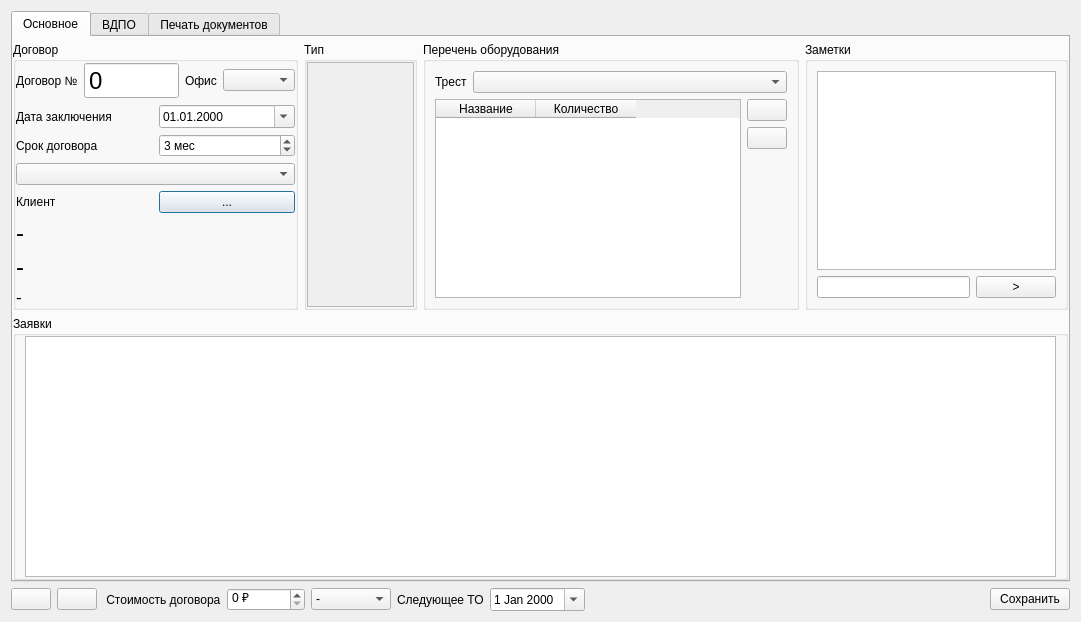
<?xml version="1.0" encoding="UTF-8"?>
<ui version="4.0">
 <class>AgreementDialog</class>
 <widget class="QDialog" name="AgreementDialog">
  <property name="geometry">
   <rect>
    <x>0</x>
    <y>0</y>
    <width>1081</width>
    <height>622</height>
   </rect>
  </property>
  <property name="windowTitle">
   <string>Новый договор</string>
  </property>
  <layout class="QVBoxLayout" name="verticalLayout_4">
   <item>
    <widget class="QTabWidget" name="tabWidget">
     <property name="minimumSize">
      <size>
       <width>0</width>
       <height>200</height>
      </size>
     </property>
     <property name="currentIndex">
      <number>0</number>
     </property>
     <widget class="QWidget" name="tab_main">
      <attribute name="title">
       <string>Основное</string>
      </attribute>
      <layout class="QVBoxLayout" name="verticalLayout_9">
       <property name="leftMargin">
        <number>0</number>
       </property>
       <property name="topMargin">
        <number>5</number>
       </property>
       <property name="rightMargin">
        <number>0</number>
       </property>
       <property name="bottomMargin">
        <number>0</number>
       </property>
       <item>
        <layout class="QHBoxLayout" name="horizontalLayout_12" stretch="5,3,10,7">
         <item>
          <widget class="QGroupBox" name="agreementGroupBox">
           <property name="title">
            <string>Договор</string>
           </property>
           <layout class="QHBoxLayout" name="horizontalLayout_8">
            <property name="leftMargin">
             <number>0</number>
            </property>
            <property name="topMargin">
             <number>0</number>
            </property>
            <property name="rightMargin">
             <number>0</number>
            </property>
            <property name="bottomMargin">
             <number>0</number>
            </property>
            <item>
             <layout class="QVBoxLayout" name="verticalLayout">
              <item>
               <layout class="QHBoxLayout" name="horizontalLayout">
                <item>
                 <widget class="QLabel" name="numberLabel">
                  <property name="text">
                   <string>Договор №</string>
                  </property>
                 </widget>
                </item>
                <item>
                 <widget class="QSpinBox" name="numberSpinBox">
                  <property name="font">
                   <font>
                    <pointsize>18</pointsize>
                   </font>
                  </property>
                  <property name="readOnly">
                   <bool>false</bool>
                  </property>
                  <property name="buttonSymbols">
                   <enum>QAbstractSpinBox::NoButtons</enum>
                  </property>
                  <property name="keyboardTracking">
                   <bool>false</bool>
                  </property>
                  <property name="maximum">
                   <number>1999999999</number>
                  </property>
                 </widget>
                </item>
                <item>
                 <widget class="QLabel" name="officeLabel">
                  <property name="text">
                   <string>Офис</string>
                  </property>
                 </widget>
                </item>
                <item>
                 <widget class="QComboBox" name="officeComboBox"/>
                </item>
               </layout>
              </item>
              <item>
               <layout class="QHBoxLayout" name="horizontalLayout_3">
                <item>
                 <widget class="QLabel" name="startDateLabel">
                  <property name="text">
                   <string>Дата заключения</string>
                  </property>
                 </widget>
                </item>
                <item>
                 <widget class="QDateEdit" name="startDateEdit">
                  <property name="displayFormat">
                   <string>dd.MM.yyyy</string>
                  </property>
                  <property name="calendarPopup">
                   <bool>true</bool>
                  </property>
                 </widget>
                </item>
               </layout>
              </item>
              <item>
               <layout class="QHBoxLayout" name="horizontalLayout_4">
                <item>
                 <widget class="QLabel" name="timeLimitLabel">
                  <property name="text">
                   <string>Срок договора</string>
                  </property>
                 </widget>
                </item>
                <item>
                 <widget class="QSpinBox" name="timeLimitSpinBox">
                  <property name="suffix">
                   <string> мес</string>
                  </property>
                  <property name="minimum">
                   <number>0</number>
                  </property>
                  <property name="singleStep">
                   <number>3</number>
                  </property>
                  <property name="value">
                   <number>3</number>
                  </property>
                 </widget>
                </item>
               </layout>
              </item>
              <item>
               <widget class="QComboBox" name="statusComboBox"/>
              </item>
              <item>
               <layout class="QHBoxLayout" name="horizontalLayout_6">
                <item>
                 <widget class="QLabel" name="clientLabel">
                  <property name="text">
                   <string>Клиент</string>
                  </property>
                 </widget>
                </item>
                <item>
                 <widget class="QPushButton" name="clientPushButton">
                  <property name="text">
                   <string>...</string>
                  </property>
                 </widget>
                </item>
               </layout>
              </item>
              <item>
               <widget class="QLabel" name="clientPhone1Label">
                <property name="font">
                 <font>
                  <pointsize>18</pointsize>
                 </font>
                </property>
                <property name="text">
                 <string>-</string>
                </property>
               </widget>
              </item>
              <item>
               <widget class="QLabel" name="clientPhone2Label">
                <property name="font">
                 <font>
                  <pointsize>18</pointsize>
                 </font>
                </property>
                <property name="text">
                 <string>-</string>
                </property>
               </widget>
              </item>
              <item>
               <widget class="QLabel" name="clientAddressLabel">
                <property name="font">
                 <font>
                  <pointsize>13</pointsize>
                 </font>
                </property>
                <property name="text">
                 <string>-</string>
                </property>
                <property name="wordWrap">
                 <bool>true</bool>
                </property>
               </widget>
              </item>
             </layout>
            </item>
           </layout>
          </widget>
         </item>
         <item>
          <widget class="QGroupBox" name="typeGroupBox">
           <property name="title">
            <string>Тип</string>
           </property>
           <layout class="QVBoxLayout" name="verticalLayout_15">
            <property name="leftMargin">
             <number>0</number>
            </property>
            <property name="topMargin">
             <number>0</number>
            </property>
            <property name="rightMargin">
             <number>0</number>
            </property>
            <property name="bottomMargin">
             <number>0</number>
            </property>
            <item>
             <widget class="QScrollArea" name="typeScrollArea">
              <property name="widgetResizable">
               <bool>true</bool>
              </property>
              <widget class="QWidget" name="scrollAreaWidgetContents_2">
               <property name="geometry">
                <rect>
                 <x>0</x>
                 <y>0</y>
                 <width>89</width>
                 <height>273</height>
                </rect>
               </property>
               <layout class="QVBoxLayout" name="typeVerticalLayout"/>
              </widget>
             </widget>
            </item>
           </layout>
          </widget>
         </item>
         <item>
          <widget class="QGroupBox" name="devicesGroupBox">
           <property name="title">
            <string>Перечень оборудования</string>
           </property>
           <layout class="QVBoxLayout" name="verticalLayout_10">
            <item>
             <layout class="QHBoxLayout" name="horizontalLayout_7">
              <item>
               <widget class="QLabel" name="trestLabel">
                <property name="text">
                 <string>Трест</string>
                </property>
               </widget>
              </item>
              <item>
               <widget class="QComboBox" name="trestComboBox">
                <property name="sizePolicy">
                 <sizepolicy hsizetype="Expanding" vsizetype="Fixed">
                  <horstretch>0</horstretch>
                  <verstretch>0</verstretch>
                 </sizepolicy>
                </property>
               </widget>
              </item>
             </layout>
            </item>
            <item>
             <layout class="QHBoxLayout" name="horizontalLayout_5">
              <item>
               <widget class="QTableWidget" name="deviceTableWidget">
                <property name="selectionBehavior">
                 <enum>QAbstractItemView::SelectRows</enum>
                </property>
                <property name="verticalScrollMode">
                 <enum>QAbstractItemView::ScrollPerPixel</enum>
                </property>
                <property name="horizontalScrollMode">
                 <enum>QAbstractItemView::ScrollPerPixel</enum>
                </property>
                <property name="columnCount">
                 <number>2</number>
                </property>
                <column>
                 <property name="text">
                  <string>Название</string>
                 </property>
                </column>
                <column>
                 <property name="text">
                  <string>Количество</string>
                 </property>
                </column>
               </widget>
              </item>
              <item>
               <layout class="QVBoxLayout" name="verticalLayout_3">
                <item>
                 <widget class="QPushButton" name="addDevicePushButton">
                  <property name="maximumSize">
                   <size>
                    <width>50</width>
                    <height>50</height>
                   </size>
                  </property>
                  <property name="text">
                   <string/>
                  </property>
                  <property name="icon">
                   <iconset resource="kcrm.qrc">
                    <normaloff>:/images/DocumentAdd.png</normaloff>:/images/DocumentAdd.png</iconset>
                  </property>
                  <property name="iconSize">
                   <size>
                    <width>32</width>
                    <height>32</height>
                   </size>
                  </property>
                 </widget>
                </item>
                <item>
                 <widget class="QPushButton" name="removeDevicePushButton">
                  <property name="maximumSize">
                   <size>
                    <width>50</width>
                    <height>50</height>
                   </size>
                  </property>
                  <property name="text">
                   <string/>
                  </property>
                  <property name="icon">
                   <iconset resource="kcrm.qrc">
                    <normaloff>:/images/trash32.png</normaloff>:/images/trash32.png</iconset>
                  </property>
                  <property name="iconSize">
                   <size>
                    <width>32</width>
                    <height>32</height>
                   </size>
                  </property>
                 </widget>
                </item>
                <item>
                 <spacer name="verticalSpacer">
                  <property name="orientation">
                   <enum>Qt::Vertical</enum>
                  </property>
                  <property name="sizeHint" stdset="0">
                   <size>
                    <width>20</width>
                    <height>40</height>
                   </size>
                  </property>
                 </spacer>
                </item>
               </layout>
              </item>
             </layout>
            </item>
           </layout>
          </widget>
         </item>
         <item>
          <widget class="QGroupBox" name="messagesGroupBox">
           <property name="title">
            <string>Заметки</string>
           </property>
           <layout class="QVBoxLayout" name="verticalLayout_7">
            <item>
             <widget class="QTableView" name="messagesTableView">
              <property name="selectionBehavior">
               <enum>QAbstractItemView::SelectRows</enum>
              </property>
             </widget>
            </item>
            <item>
             <layout class="QHBoxLayout" name="horizontalLayout_10">
              <item>
               <widget class="QLineEdit" name="newMessageLineEdit"/>
              </item>
              <item>
               <widget class="QPushButton" name="newMessagePushButton">
                <property name="text">
                 <string>&gt;</string>
                </property>
               </widget>
              </item>
             </layout>
            </item>
           </layout>
          </widget>
         </item>
        </layout>
       </item>
       <item>
        <widget class="QGroupBox" name="requestsGroupBox">
         <property name="title">
          <string>Заявки</string>
         </property>
         <layout class="QVBoxLayout" name="verticalLayout_2">
          <property name="topMargin">
           <number>0</number>
          </property>
          <property name="bottomMargin">
           <number>0</number>
          </property>
          <item>
           <widget class="QTableView" name="requestsTableView">
            <property name="toolTip">
             <string>Заявки</string>
            </property>
            <property name="selectionBehavior">
             <enum>QAbstractItemView::SelectRows</enum>
            </property>
            <property name="verticalScrollMode">
             <enum>QAbstractItemView::ScrollPerPixel</enum>
            </property>
            <property name="horizontalScrollMode">
             <enum>QAbstractItemView::ScrollPerPixel</enum>
            </property>
           </widget>
          </item>
         </layout>
        </widget>
       </item>
      </layout>
     </widget>
     <widget class="QWidget" name="tab_VDPO">
      <attribute name="title">
       <string>ВДПО</string>
      </attribute>
      <layout class="QVBoxLayout" name="verticalLayout_6" stretch="0">
       <property name="leftMargin">
        <number>0</number>
       </property>
       <property name="topMargin">
        <number>0</number>
       </property>
       <property name="rightMargin">
        <number>0</number>
       </property>
       <property name="bottomMargin">
        <number>0</number>
       </property>
       <item>
        <widget class="QGroupBox" name="vdpoGroupBox">
         <property name="title">
          <string>ВДПО</string>
         </property>
         <layout class="QVBoxLayout" name="verticalLayout_14">
          <property name="leftMargin">
           <number>0</number>
          </property>
          <property name="topMargin">
           <number>0</number>
          </property>
          <property name="rightMargin">
           <number>0</number>
          </property>
          <property name="bottomMargin">
           <number>0</number>
          </property>
          <item>
           <layout class="QHBoxLayout" name="horizontalLayout_vdpo">
            <item>
             <layout class="QVBoxLayout" name="verticalLayout_11">
              <item>
               <layout class="QHBoxLayout" name="horizontalLayout_11">
                <item>
                 <widget class="QLabel" name="objectLabel">
                  <property name="text">
                   <string>Объект</string>
                  </property>
                 </widget>
                </item>
                <item>
                 <widget class="QLineEdit" name="objectLineEdit"/>
                </item>
               </layout>
              </item>
              <item>
               <layout class="QHBoxLayout" name="horizontalLayout_13">
                <item>
                 <widget class="QLabel" name="proverkaTehSostojaniaLabel">
                  <property name="text">
                   <string>Проверка тех. состояния</string>
                  </property>
                 </widget>
                </item>
                <item>
                 <widget class="QComboBox" name="proverkaTehSostojaniaComboBox">
                  <item>
                   <property name="text">
                    <string/>
                   </property>
                  </item>
                  <item>
                   <property name="text">
                    <string>первичную</string>
                   </property>
                  </item>
                  <item>
                   <property name="text">
                    <string>периодическую</string>
                   </property>
                  </item>
                 </widget>
                </item>
                <item>
                 <spacer name="horizontalSpacer_2">
                  <property name="orientation">
                   <enum>Qt::Horizontal</enum>
                  </property>
                  <property name="sizeHint" stdset="0">
                   <size>
                    <width>40</width>
                    <height>20</height>
                   </size>
                  </property>
                 </spacer>
                </item>
               </layout>
              </item>
              <item>
               <layout class="QHBoxLayout" name="horizontalLayout_15">
                <item>
                 <widget class="QLabel" name="oborudovanieLabel">
                  <property name="text">
                   <string>Оборудование</string>
                  </property>
                 </widget>
                </item>
                <item>
                 <widget class="QLineEdit" name="oborudovanieLineEdit"/>
                </item>
               </layout>
              </item>
              <item>
               <layout class="QHBoxLayout" name="horizontalLayout_16">
                <item>
                 <widget class="QLabel" name="celProverkiLabel">
                  <property name="text">
                   <string>Цель проверки</string>
                  </property>
                 </widget>
                </item>
                <item>
                 <widget class="QComboBox" name="celProverkiComboBox">
                  <item>
                   <property name="text">
                    <string/>
                   </property>
                  </item>
                  <item>
                   <property name="text">
                    <string>Пригодность к эксплуатации</string>
                   </property>
                  </item>
                  <item>
                   <property name="text">
                    <string>Пригодность для отводов продуктов сгорания от газовых приборов</string>
                   </property>
                  </item>
                 </widget>
                </item>
                <item>
                 <spacer name="horizontalSpacer_3">
                  <property name="orientation">
                   <enum>Qt::Horizontal</enum>
                  </property>
                  <property name="sizeHint" stdset="0">
                   <size>
                    <width>40</width>
                    <height>20</height>
                   </size>
                  </property>
                 </spacer>
                </item>
               </layout>
              </item>
              <item>
               <layout class="QHBoxLayout" name="horizontalLayout_17">
                <item>
                 <widget class="QLabel" name="vytyajnayaVentiljaciaLabel">
                  <property name="text">
                   <string>Вытяжная вентиляция</string>
                  </property>
                 </widget>
                </item>
                <item>
                 <widget class="QComboBox" name="vytyajnayaVentiljaciaComboBox">
                  <property name="editable">
                   <bool>true</bool>
                  </property>
                  <item>
                   <property name="text">
                    <string/>
                   </property>
                  </item>
                  <item>
                   <property name="text">
                    <string>имеется</string>
                   </property>
                  </item>
                  <item>
                   <property name="text">
                    <string>не имеется</string>
                   </property>
                  </item>
                 </widget>
                </item>
                <item>
                 <spacer name="horizontalSpacer_10">
                  <property name="orientation">
                   <enum>Qt::Horizontal</enum>
                  </property>
                  <property name="sizeHint" stdset="0">
                   <size>
                    <width>40</width>
                    <height>20</height>
                   </size>
                  </property>
                 </spacer>
                </item>
               </layout>
              </item>
              <item>
               <layout class="QHBoxLayout" name="horizontalLayout_18">
                <item>
                 <widget class="QLabel" name="protivopojarnayaRazdelkaLabel">
                  <property name="text">
                   <string>Противопожарная разделка</string>
                  </property>
                 </widget>
                </item>
                <item>
                 <widget class="QComboBox" name="protivopojarnayaRazdelkaComboBox">
                  <item>
                   <property name="text">
                    <string/>
                   </property>
                  </item>
                  <item>
                   <property name="text">
                    <string>Обеспечена, составляет 25 см, в кровле 13 см</string>
                   </property>
                  </item>
                  <item>
                   <property name="text">
                    <string>Не обеспечена</string>
                   </property>
                  </item>
                 </widget>
                </item>
                <item>
                 <spacer name="horizontalSpacer_11">
                  <property name="orientation">
                   <enum>Qt::Horizontal</enum>
                  </property>
                  <property name="sizeHint" stdset="0">
                   <size>
                    <width>40</width>
                    <height>20</height>
                   </size>
                  </property>
                 </spacer>
                </item>
               </layout>
              </item>
              <item>
               <layout class="QHBoxLayout" name="horizontalLayout_19">
                <item>
                 <widget class="QLabel" name="karmanyDymovyhKanalovLabel">
                  <property name="text">
                   <string>Карманы дымовых каналов</string>
                  </property>
                 </widget>
                </item>
                <item>
                 <widget class="QComboBox" name="karmanyDymovyhKanalovComboBox">
                  <item>
                   <property name="text">
                    <string/>
                   </property>
                  </item>
                  <item>
                   <property name="text">
                    <string>имеется</string>
                   </property>
                  </item>
                  <item>
                   <property name="text">
                    <string>не имеется</string>
                   </property>
                  </item>
                 </widget>
                </item>
                <item>
                 <spacer name="horizontalSpacer_12">
                  <property name="orientation">
                   <enum>Qt::Horizontal</enum>
                  </property>
                  <property name="sizeHint" stdset="0">
                   <size>
                    <width>40</width>
                    <height>20</height>
                   </size>
                  </property>
                 </spacer>
                </item>
               </layout>
              </item>
              <item>
               <layout class="QHBoxLayout" name="horizontalLayout_20">
                <item>
                 <widget class="QLabel" name="ispravnostTrubLabel">
                  <property name="text">
                   <string>Исправность труб</string>
                  </property>
                 </widget>
                </item>
                <item>
                 <widget class="QComboBox" name="ispravnostTrubComboBox">
                  <item>
                   <property name="text">
                    <string/>
                   </property>
                  </item>
                  <item>
                   <property name="text">
                    <string>соответствуют</string>
                   </property>
                  </item>
                  <item>
                   <property name="text">
                    <string>не соответствуют</string>
                   </property>
                  </item>
                 </widget>
                </item>
                <item>
                 <spacer name="horizontalSpacer_13">
                  <property name="orientation">
                   <enum>Qt::Horizontal</enum>
                  </property>
                  <property name="sizeHint" stdset="0">
                   <size>
                    <width>40</width>
                    <height>20</height>
                   </size>
                  </property>
                 </spacer>
                </item>
               </layout>
              </item>
              <item>
               <spacer name="verticalSpacer_2">
                <property name="orientation">
                 <enum>Qt::Vertical</enum>
                </property>
                <property name="sizeHint" stdset="0">
                 <size>
                  <width>20</width>
                  <height>40</height>
                 </size>
                </property>
               </spacer>
              </item>
             </layout>
            </item>
            <item>
             <layout class="QVBoxLayout" name="verticalLayout_12">
              <item>
               <layout class="QHBoxLayout" name="horizontalLayout_21">
                <item>
                 <widget class="QLabel" name="dlinaTrubLabel">
                  <property name="text">
                   <string>Длина труб</string>
                  </property>
                 </widget>
                </item>
                <item>
                 <widget class="QComboBox" name="dlinaTrubComboBox">
                  <property name="editable">
                   <bool>true</bool>
                  </property>
                  <item>
                   <property name="text">
                    <string/>
                   </property>
                  </item>
                  <item>
                   <property name="text">
                    <string>Да</string>
                   </property>
                  </item>
                  <item>
                   <property name="text">
                    <string>Нет</string>
                   </property>
                  </item>
                 </widget>
                </item>
                <item>
                 <spacer name="horizontalSpacer_4">
                  <property name="orientation">
                   <enum>Qt::Horizontal</enum>
                  </property>
                  <property name="sizeHint" stdset="0">
                   <size>
                    <width>40</width>
                    <height>20</height>
                   </size>
                  </property>
                 </spacer>
                </item>
               </layout>
              </item>
              <item>
               <layout class="QHBoxLayout" name="horizontalLayout_22">
                <item>
                 <widget class="QLabel" name="ogolovkiTrubLabel">
                  <property name="text">
                   <string>Оголовки труб</string>
                  </property>
                 </widget>
                </item>
                <item>
                 <widget class="QComboBox" name="ogolovkiTrubComboBox">
                  <property name="editable">
                   <bool>true</bool>
                  </property>
                  <item>
                   <property name="text">
                    <string/>
                   </property>
                  </item>
                  <item>
                   <property name="text">
                    <string>Да</string>
                   </property>
                  </item>
                  <item>
                   <property name="text">
                    <string>Нет</string>
                   </property>
                  </item>
                 </widget>
                </item>
                <item>
                 <spacer name="horizontalSpacer_5">
                  <property name="orientation">
                   <enum>Qt::Horizontal</enum>
                  </property>
                  <property name="sizeHint" stdset="0">
                   <size>
                    <width>40</width>
                    <height>20</height>
                   </size>
                  </property>
                 </spacer>
                </item>
               </layout>
              </item>
              <item>
               <layout class="QHBoxLayout" name="horizontalLayout_23">
                <item>
                 <widget class="QLabel" name="nalichieProektaLabel">
                  <property name="text">
                   <string>Наличие проекта</string>
                  </property>
                 </widget>
                </item>
                <item>
                 <widget class="QComboBox" name="nalichieProektaComboBox">
                  <item>
                   <property name="text">
                    <string/>
                   </property>
                  </item>
                  <item>
                   <property name="text">
                    <string>Да</string>
                   </property>
                  </item>
                  <item>
                   <property name="text">
                    <string>Нет</string>
                   </property>
                  </item>
                 </widget>
                </item>
                <item>
                 <spacer name="horizontalSpacer_9">
                  <property name="orientation">
                   <enum>Qt::Horizontal</enum>
                  </property>
                  <property name="sizeHint" stdset="0">
                   <size>
                    <width>40</width>
                    <height>20</height>
                   </size>
                  </property>
                 </spacer>
                </item>
               </layout>
              </item>
              <item>
               <layout class="QHBoxLayout" name="horizontalLayout_24">
                <item>
                 <widget class="QLabel" name="toplivoLabel">
                  <property name="text">
                   <string>Топливо</string>
                  </property>
                 </widget>
                </item>
                <item>
                 <widget class="QComboBox" name="toplivoComboBox">
                  <property name="editable">
                   <bool>true</bool>
                  </property>
                  <item>
                   <property name="text">
                    <string/>
                   </property>
                  </item>
                  <item>
                   <property name="text">
                    <string>под газ</string>
                   </property>
                  </item>
                  <item>
                   <property name="text">
                    <string>жидкое топливо</string>
                   </property>
                  </item>
                  <item>
                   <property name="text">
                    <string>твердое топливо</string>
                   </property>
                  </item>
                 </widget>
                </item>
                <item>
                 <spacer name="horizontalSpacer_8">
                  <property name="orientation">
                   <enum>Qt::Horizontal</enum>
                  </property>
                  <property name="sizeHint" stdset="0">
                   <size>
                    <width>40</width>
                    <height>20</height>
                   </size>
                  </property>
                 </spacer>
                </item>
               </layout>
              </item>
              <item>
               <layout class="QHBoxLayout" name="horizontalLayout_25">
                <item>
                 <widget class="QLabel" name="vidObjectaLabel">
                  <property name="text">
                   <string>Вид объекта</string>
                  </property>
                 </widget>
                </item>
                <item>
                 <widget class="QComboBox" name="vidObjectaComboBox">
                  <property name="editable">
                   <bool>true</bool>
                  </property>
                  <item>
                   <property name="text">
                    <string/>
                   </property>
                  </item>
                  <item>
                   <property name="text">
                    <string>жилой дом</string>
                   </property>
                  </item>
                  <item>
                   <property name="text">
                    <string>МКД</string>
                   </property>
                  </item>
                  <item>
                   <property name="text">
                    <string>квартира</string>
                   </property>
                  </item>
                  <item>
                   <property name="text">
                    <string>кухня</string>
                   </property>
                  </item>
                  <item>
                   <property name="text">
                    <string>котельная</string>
                   </property>
                  </item>
                 </widget>
                </item>
                <item>
                 <spacer name="horizontalSpacer_7">
                  <property name="orientation">
                   <enum>Qt::Horizontal</enum>
                  </property>
                  <property name="sizeHint" stdset="0">
                   <size>
                    <width>40</width>
                    <height>20</height>
                   </size>
                  </property>
                 </spacer>
                </item>
               </layout>
              </item>
              <item>
               <layout class="QHBoxLayout" name="horizontalLayout_26">
                <item>
                 <widget class="QLabel" name="srokDeistviaAktaLabel">
                  <property name="text">
                   <string>Срок действия акта</string>
                  </property>
                 </widget>
                </item>
                <item>
                 <widget class="QComboBox" name="srokDeistviaAktaComboBox">
                  <item>
                   <property name="text">
                    <string/>
                   </property>
                  </item>
                  <item>
                   <property name="text">
                    <string>6 месяцев</string>
                   </property>
                  </item>
                  <item>
                   <property name="text">
                    <string>12 месяцев</string>
                   </property>
                  </item>
                  <item>
                   <property name="text">
                    <string>18 месяцев</string>
                   </property>
                  </item>
                  <item>
                   <property name="text">
                    <string>24 месяца</string>
                   </property>
                  </item>
                 </widget>
                </item>
                <item>
                 <spacer name="horizontalSpacer_6">
                  <property name="orientation">
                   <enum>Qt::Horizontal</enum>
                  </property>
                  <property name="sizeHint" stdset="0">
                   <size>
                    <width>40</width>
                    <height>20</height>
                   </size>
                  </property>
                 </spacer>
                </item>
               </layout>
              </item>
              <item>
               <spacer name="verticalSpacer_3">
                <property name="orientation">
                 <enum>Qt::Vertical</enum>
                </property>
                <property name="sizeHint" stdset="0">
                 <size>
                  <width>20</width>
                  <height>40</height>
                 </size>
                </property>
               </spacer>
              </item>
             </layout>
            </item>
           </layout>
          </item>
          <item>
           <widget class="QGroupBox" name="proverkaGroupBox">
            <property name="title">
             <string>Проверкой установлено</string>
            </property>
            <layout class="QHBoxLayout" name="horizontalLayout_14">
             <property name="leftMargin">
              <number>0</number>
             </property>
             <property name="topMargin">
              <number>0</number>
             </property>
             <property name="rightMargin">
              <number>0</number>
             </property>
             <property name="bottomMargin">
              <number>0</number>
             </property>
             <item>
              <layout class="QVBoxLayout" name="verticalLayout_13">
               <property name="spacing">
                <number>5</number>
               </property>
               <item>
                <widget class="QToolButton" name="newProverkaToolButton">
                 <property name="text">
                  <string>...</string>
                 </property>
                 <property name="icon">
                  <iconset resource="kcrm.qrc">
                   <normaloff>:/images/new32.png</normaloff>:/images/new32.png</iconset>
                 </property>
                </widget>
               </item>
               <item>
                <widget class="QToolButton" name="editProverkaToolButton">
                 <property name="text">
                  <string>...</string>
                 </property>
                 <property name="icon">
                  <iconset resource="kcrm.qrc">
                   <normaloff>:/images/edit32.png</normaloff>:/images/edit32.png</iconset>
                 </property>
                </widget>
               </item>
               <item>
                <widget class="QToolButton" name="removeProverkaToolButton">
                 <property name="text">
                  <string>...</string>
                 </property>
                 <property name="icon">
                  <iconset resource="kcrm.qrc">
                   <normaloff>:/images/trash32.png</normaloff>:/images/trash32.png</iconset>
                 </property>
                </widget>
               </item>
               <item>
                <spacer name="verticalSpacer_4">
                 <property name="orientation">
                  <enum>Qt::Vertical</enum>
                 </property>
                 <property name="sizeHint" stdset="0">
                  <size>
                   <width>20</width>
                   <height>40</height>
                  </size>
                 </property>
                </spacer>
               </item>
              </layout>
             </item>
             <item>
              <widget class="QTableWidget" name="proverkaTableWidget">
               <property name="editTriggers">
                <set>QAbstractItemView::NoEditTriggers</set>
               </property>
               <property name="selectionMode">
                <enum>QAbstractItemView::SingleSelection</enum>
               </property>
               <property name="selectionBehavior">
                <enum>QAbstractItemView::SelectRows</enum>
               </property>
               <column>
                <property name="text">
                 <string>Тип канала</string>
                </property>
               </column>
               <column>
                <property name="text">
                 <string>Материал канала</string>
                </property>
               </column>
               <column>
                <property name="text">
                 <string>Сечение или диаметр канала</string>
                </property>
               </column>
               <column>
                <property name="text">
                 <string>Газоиспользующее оборудование или помещение</string>
                </property>
               </column>
               <column>
                <property name="text">
                 <string>Состояние канала</string>
                </property>
               </column>
               <column>
                <property name="text">
                 <string>Наличие тяги</string>
                </property>
               </column>
               <column>
                <property name="text">
                 <string>Состояние оголовка</string>
                </property>
               </column>
              </widget>
             </item>
            </layout>
           </widget>
          </item>
         </layout>
        </widget>
       </item>
      </layout>
     </widget>
     <widget class="QWidget" name="tab_printDocuments">
      <attribute name="title">
       <string>Печать документов</string>
      </attribute>
      <layout class="QVBoxLayout" name="verticalLayout_5">
       <item>
        <widget class="QScrollArea" name="scrollArea">
         <property name="widgetResizable">
          <bool>true</bool>
         </property>
         <widget class="QWidget" name="scrollAreaWidgetContents">
          <property name="geometry">
           <rect>
            <x>0</x>
            <y>0</y>
            <width>1009</width>
            <height>481</height>
           </rect>
          </property>
          <layout class="QVBoxLayout" name="verticalLayout_8">
           <item>
            <layout class="QVBoxLayout" name="documentsVerticalLayout"/>
           </item>
          </layout>
         </widget>
        </widget>
       </item>
      </layout>
     </widget>
    </widget>
   </item>
   <item>
    <layout class="QHBoxLayout" name="horizontalLayout_9">
     <item>
      <widget class="QPushButton" name="unlockPushButton">
       <property name="text">
        <string/>
       </property>
       <property name="icon">
        <iconset resource="kcrm.qrc">
         <normaloff>:/images/lock64.png</normaloff>:/images/lock64.png</iconset>
       </property>
       <property name="iconSize">
        <size>
         <width>24</width>
         <height>24</height>
        </size>
       </property>
       <property name="checkable">
        <bool>true</bool>
       </property>
      </widget>
     </item>
     <item>
      <widget class="QPushButton" name="newRequestPushButton">
       <property name="toolTip">
        <string>Создать заявку по договору</string>
       </property>
       <property name="text">
        <string/>
       </property>
       <property name="icon">
        <iconset resource="kcrm.qrc">
         <normaloff>:/images/DocumentAdd.png</normaloff>:/images/DocumentAdd.png</iconset>
       </property>
       <property name="iconSize">
        <size>
         <width>24</width>
         <height>24</height>
        </size>
       </property>
      </widget>
     </item>
     <item>
      <widget class="QLabel" name="costLabel">
       <property name="text">
        <string> Стоимость договора</string>
       </property>
      </widget>
     </item>
     <item>
      <widget class="QDoubleSpinBox" name="costDoubleSpinBox">
       <property name="suffix">
        <string> ₽</string>
       </property>
       <property name="decimals">
        <number>0</number>
       </property>
       <property name="maximum">
        <double>10000000000.000000000000000</double>
       </property>
      </widget>
     </item>
     <item>
      <widget class="QComboBox" name="collectComboBox">
       <item>
        <property name="text">
         <string>-</string>
        </property>
       </item>
       <item>
        <property name="text">
         <string>Принято</string>
        </property>
       </item>
      </widget>
     </item>
     <item>
      <widget class="QLabel" name="alertDateLabel">
       <property name="text">
        <string>Следующее ТО</string>
       </property>
      </widget>
     </item>
     <item>
      <widget class="QDateEdit" name="alertDateEdit">
       <property name="calendarPopup">
        <bool>true</bool>
       </property>
      </widget>
     </item>
     <item>
      <spacer name="horizontalSpacer">
       <property name="orientation">
        <enum>Qt::Horizontal</enum>
       </property>
       <property name="sizeHint" stdset="0">
        <size>
         <width>40</width>
         <height>20</height>
        </size>
       </property>
      </spacer>
     </item>
     <item>
      <widget class="QPushButton" name="okPushButton">
       <property name="text">
        <string>Сохранить</string>
       </property>
       <property name="icon">
        <iconset resource="kcrm.qrc">
         <normaloff>:/images/ok32.png</normaloff>:/images/ok32.png</iconset>
       </property>
       <property name="iconSize">
        <size>
         <width>24</width>
         <height>24</height>
        </size>
       </property>
       <property name="autoDefault">
        <bool>false</bool>
       </property>
      </widget>
     </item>
    </layout>
   </item>
  </layout>
 </widget>
 <resources>
  <include location="kcrm.qrc"/>
 </resources>
 <connections/>
</ui>
